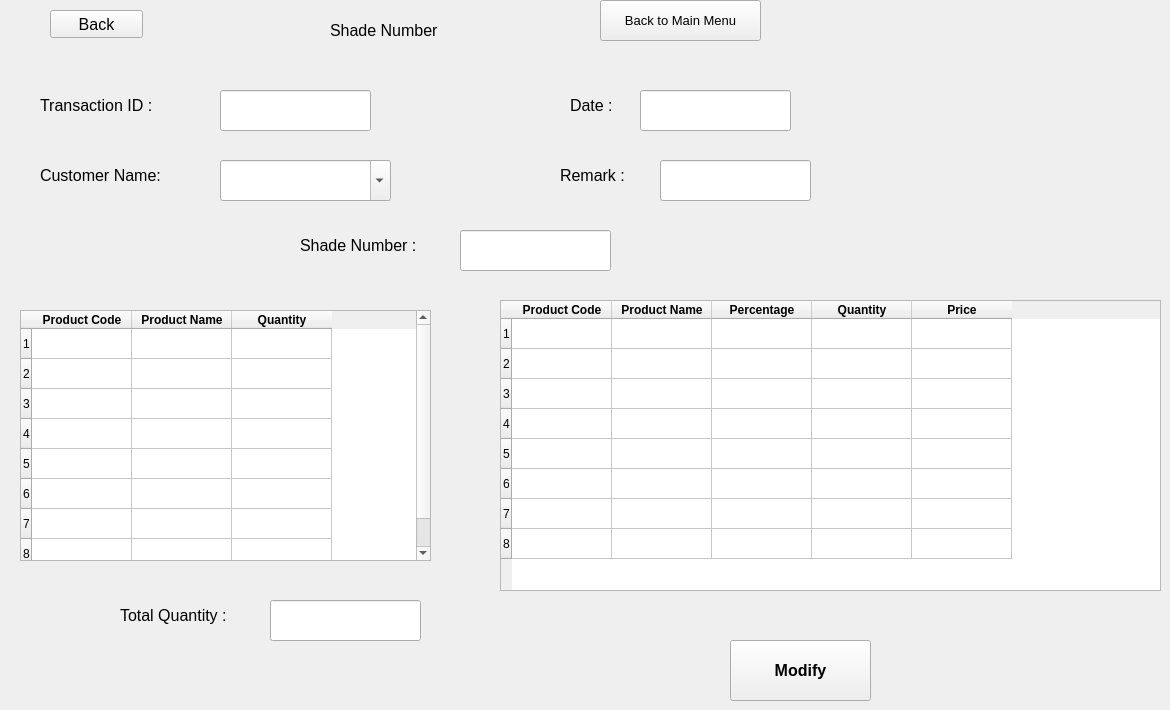
    <widget class="QWidget" name="shade_modify">
     <widget class="QLineEdit" name="shade_modify_transaction_id">
      <property name="geometry">
       <rect>
        <x>220</x>
        <y>90</y>
        <width>151</width>
        <height>41</height>
       </rect>
      </property>
      <property name="font">
       <font>
        <pointsize>12</pointsize>
       </font>
      </property>
     </widget>
     <widget class="QLineEdit" name="shade_add_total_3">
      <property name="geometry">
       <rect>
        <x>270</x>
        <y>600</y>
        <width>151</width>
        <height>41</height>
       </rect>
      </property>
      <property name="font">
       <font>
        <pointsize>12</pointsize>
       </font>
      </property>
     </widget>
     <widget class="QPushButton" name="shade_modify_confirm">
      <property name="geometry">
       <rect>
        <x>730</x>
        <y>640</y>
        <width>141</width>
        <height>61</height>
       </rect>
      </property>
      <property name="font">
       <font>
        <pointsize>12</pointsize>
        <weight>75</weight>
        <bold>true</bold>
       </font>
      </property>
      <property name="text">
       <string>Modify</string>
      </property>
     </widget>
     <widget class="QLineEdit" name="shade_modify_remark">
      <property name="geometry">
       <rect>
        <x>660</x>
        <y>160</y>
        <width>151</width>
        <height>41</height>
       </rect>
      </property>
      <property name="font">
       <font>
        <pointsize>12</pointsize>
       </font>
      </property>
     </widget>
     <widget class="QLabel" name="label_53">
      <property name="geometry">
       <rect>
        <x>120</x>
        <y>590</y>
        <width>161</width>
        <height>51</height>
       </rect>
      </property>
      <property name="font">
       <font>
        <pointsize>12</pointsize>
       </font>
      </property>
      <property name="text">
       <string>Total Quantity :</string>
      </property>
     </widget>
     <widget class="QPushButton" name="back_view_rm_8">
      <property name="geometry">
       <rect>
        <x>50</x>
        <y>10</y>
        <width>93</width>
        <height>28</height>
       </rect>
      </property>
      <property name="font">
       <font>
        <pointsize>12</pointsize>
       </font>
      </property>
      <property name="text">
       <string>Back</string>
      </property>
     </widget>
     <widget class="QPushButton" name="pushButton_12">
      <property name="geometry">
       <rect>
        <x>600</x>
        <y>0</y>
        <width>161</width>
        <height>41</height>
       </rect>
      </property>
      <property name="font">
       <font>
        <pointsize>10</pointsize>
       </font>
      </property>
      <property name="text">
       <string>Back to Main Menu</string>
      </property>
     </widget>
     <widget class="QLabel" name="label_54">
      <property name="geometry">
       <rect>
        <x>560</x>
        <y>150</y>
        <width>101</width>
        <height>51</height>
       </rect>
      </property>
      <property name="font">
       <font>
        <pointsize>12</pointsize>
       </font>
      </property>
      <property name="text">
       <string>Remark :</string>
      </property>
     </widget>
     <widget class="QTableWidget" name="shade_addtable_3">
      <property name="geometry">
       <rect>
        <x>20</x>
        <y>310</y>
        <width>411</width>
        <height>251</height>
       </rect>
      </property>
      <property name="rowCount">
       <number>8</number>
      </property>
      <property name="columnCount">
       <number>3</number>
      </property>
      <row/>
      <row/>
      <row/>
      <row/>
      <row/>
      <row/>
      <row/>
      <row/>
      <column>
       <property name="text">
        <string>Product Code</string>
       </property>
       <property name="font">
        <font>
         <weight>75</weight>
         <bold>true</bold>
        </font>
       </property>
      </column>
      <column>
       <property name="text">
        <string>Product Name</string>
       </property>
       <property name="font">
        <font>
         <weight>75</weight>
         <bold>true</bold>
        </font>
       </property>
      </column>
      <column>
       <property name="text">
        <string>Quantity</string>
       </property>
       <property name="font">
        <font>
         <weight>75</weight>
         <bold>true</bold>
        </font>
       </property>
      </column>
      <item row="0" column="1">
       <property name="text">
        <string/>
       </property>
       <property name="flags">
        <set>ItemIsSelectable|ItemIsDragEnabled|ItemIsEnabled</set>
       </property>
      </item>
      <item row="1" column="1">
       <property name="text">
        <string/>
       </property>
       <property name="flags">
        <set>ItemIsSelectable|ItemIsDragEnabled|ItemIsEnabled</set>
       </property>
      </item>
      <item row="2" column="1">
       <property name="text">
        <string/>
       </property>
       <property name="flags">
        <set>ItemIsSelectable|ItemIsDragEnabled|ItemIsEnabled</set>
       </property>
      </item>
      <item row="3" column="1">
       <property name="text">
        <string/>
       </property>
       <property name="flags">
        <set>ItemIsSelectable|ItemIsDragEnabled|ItemIsEnabled</set>
       </property>
      </item>
      <item row="4" column="1">
       <property name="text">
        <string/>
       </property>
       <property name="flags">
        <set>ItemIsSelectable|ItemIsDragEnabled|ItemIsEnabled</set>
       </property>
      </item>
      <item row="5" column="1">
       <property name="text">
        <string/>
       </property>
       <property name="flags">
        <set>ItemIsSelectable|ItemIsDragEnabled|ItemIsEnabled</set>
       </property>
      </item>
      <item row="6" column="1">
       <property name="text">
        <string/>
       </property>
       <property name="flags">
        <set>ItemIsSelectable|ItemIsDragEnabled|ItemIsEnabled</set>
       </property>
      </item>
      <item row="7" column="1">
       <property name="text">
        <string/>
       </property>
       <property name="flags">
        <set>ItemIsSelectable|ItemIsDragEnabled|ItemIsEnabled</set>
       </property>
      </item>
     </widget>
     <widget class="QLineEdit" name="shade_number_modify">
      <property name="geometry">
       <rect>
        <x>460</x>
        <y>230</y>
        <width>151</width>
        <height>41</height>
       </rect>
      </property>
      <property name="font">
       <font>
        <pointsize>12</pointsize>
       </font>
      </property>
     </widget>
     <widget class="QComboBox" name="shade_modify_customer">
      <property name="geometry">
       <rect>
        <x>220</x>
        <y>160</y>
        <width>171</width>
        <height>41</height>
       </rect>
      </property>
      <property name="font">
       <font>
        <pointsize>12</pointsize>
       </font>
      </property>
      <property name="editable">
       <bool>true</bool>
      </property>
      <item>
       <property name="text">
        <string/>
       </property>
      </item>
      <item>
       <property name="text">
        <string>Rajesh</string>
       </property>
      </item>
      <item>
       <property name="text">
        <string>Nishit</string>
       </property>
      </item>
      <item>
       <property name="text">
        <string>Nilay</string>
       </property>
      </item>
      <item>
       <property name="text">
        <string>Parth</string>
       </property>
      </item>
     </widget>
     <widget class="QLabel" name="label_55">
      <property name="geometry">
       <rect>
        <x>570</x>
        <y>80</y>
        <width>71</width>
        <height>51</height>
       </rect>
      </property>
      <property name="font">
       <font>
        <pointsize>12</pointsize>
       </font>
      </property>
      <property name="text">
       <string>Date :</string>
      </property>
     </widget>
     <widget class="QLineEdit" name="shade_modify_date">
      <property name="geometry">
       <rect>
        <x>640</x>
        <y>90</y>
        <width>151</width>
        <height>41</height>
       </rect>
      </property>
      <property name="font">
       <font>
        <pointsize>12</pointsize>
       </font>
      </property>
     </widget>
     <widget class="QLabel" name="label_56">
      <property name="geometry">
       <rect>
        <x>40</x>
        <y>150</y>
        <width>161</width>
        <height>51</height>
       </rect>
      </property>
      <property name="font">
       <font>
        <pointsize>12</pointsize>
       </font>
      </property>
      <property name="text">
       <string>Customer Name:</string>
      </property>
     </widget>
     <widget class="QLabel" name="label_57">
      <property name="geometry">
       <rect>
        <x>330</x>
        <y>10</y>
        <width>151</width>
        <height>41</height>
       </rect>
      </property>
      <property name="font">
       <font>
        <pointsize>12</pointsize>
       </font>
      </property>
      <property name="text">
       <string>Shade Number</string>
      </property>
     </widget>
     <widget class="QLabel" name="label_58">
      <property name="geometry">
       <rect>
        <x>300</x>
        <y>220</y>
        <width>161</width>
        <height>51</height>
       </rect>
      </property>
      <property name="font">
       <font>
        <pointsize>12</pointsize>
       </font>
      </property>
      <property name="text">
       <string>Shade Number :</string>
      </property>
     </widget>
     <widget class="QLabel" name="label_59">
      <property name="geometry">
       <rect>
        <x>40</x>
        <y>80</y>
        <width>161</width>
        <height>51</height>
       </rect>
      </property>
      <property name="font">
       <font>
        <pointsize>12</pointsize>
       </font>
      </property>
      <property name="text">
       <string>Transaction ID : </string>
      </property>
     </widget>
     <widget class="QTableWidget" name="shade_colortable_3">
      <property name="geometry">
       <rect>
        <x>500</x>
        <y>300</y>
        <width>661</width>
        <height>291</height>
       </rect>
      </property>
      <property name="rowCount">
       <number>8</number>
      </property>
      <property name="columnCount">
       <number>5</number>
      </property>
      <row/>
      <row/>
      <row/>
      <row/>
      <row/>
      <row/>
      <row/>
      <row/>
      <column>
       <property name="text">
        <string>Product Code</string>
       </property>
       <property name="font">
        <font>
         <weight>75</weight>
         <bold>true</bold>
        </font>
       </property>
      </column>
      <column>
       <property name="text">
        <string>Product Name</string>
       </property>
       <property name="font">
        <font>
         <weight>75</weight>
         <bold>true</bold>
        </font>
       </property>
      </column>
      <column>
       <property name="text">
        <string>Percentage</string>
       </property>
       <property name="font">
        <font>
         <weight>75</weight>
         <bold>true</bold>
        </font>
       </property>
      </column>
      <column>
       <property name="text">
        <string>Quantity</string>
       </property>
       <property name="font">
        <font>
         <weight>75</weight>
         <bold>true</bold>
        </font>
       </property>
      </column>
      <column>
       <property name="text">
        <string>Price</string>
       </property>
       <property name="font">
        <font>
         <weight>75</weight>
         <bold>true</bold>
        </font>
       </property>
      </column>
      <item row="0" column="1">
       <property name="text">
        <string/>
       </property>
       <property name="flags">
        <set>ItemIsSelectable|ItemIsDragEnabled|ItemIsEnabled</set>
       </property>
      </item>
      <item row="1" column="1">
       <property name="text">
        <string/>
       </property>
       <property name="flags">
        <set>ItemIsSelectable|ItemIsDragEnabled|ItemIsEnabled</set>
       </property>
      </item>
      <item row="2" column="1">
       <property name="text">
        <string/>
       </property>
       <property name="flags">
        <set>ItemIsSelectable|ItemIsDragEnabled|ItemIsEnabled</set>
       </property>
      </item>
      <item row="3" column="1">
       <property name="text">
        <string/>
       </property>
       <property name="flags">
        <set>ItemIsSelectable|ItemIsDragEnabled|ItemIsEnabled</set>
       </property>
      </item>
      <item row="4" column="1">
       <property name="text">
        <string/>
       </property>
       <property name="flags">
        <set>ItemIsSelectable|ItemIsDragEnabled|ItemIsEnabled</set>
       </property>
      </item>
      <item row="5" column="1">
       <property name="text">
        <string/>
       </property>
       <property name="flags">
        <set>ItemIsSelectable|ItemIsDragEnabled|ItemIsEnabled</set>
       </property>
      </item>
      <item row="6" column="1">
       <property name="text">
        <string/>
       </property>
       <property name="flags">
        <set>ItemIsSelectable|ItemIsDragEnabled|ItemIsEnabled</set>
       </property>
      </item>
      <item row="7" column="1">
       <property name="text">
        <string/>
       </property>
       <property name="flags">
        <set>ItemIsSelectable|ItemIsDragEnabled|ItemIsEnabled</set>
       </property>
      </item>
     </widget>
    </widget>
